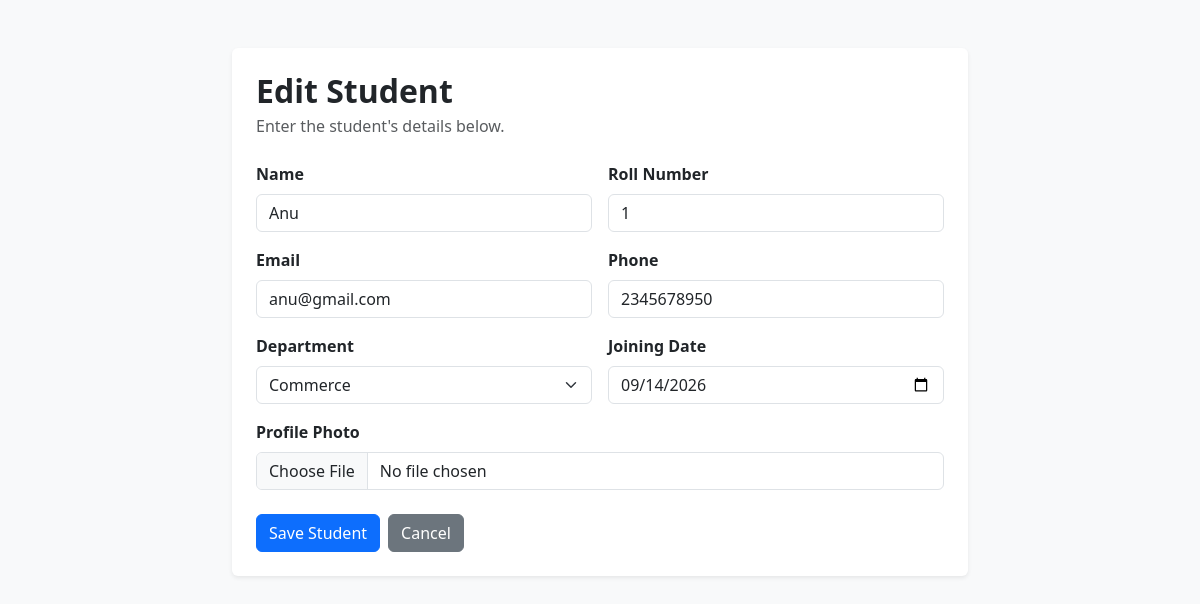
The app's page /students/2/edit/ with its own data.
### students/models.py (models this page shows, shortened)
class Student(models.Model):
    name = models.CharField(
        max_length=150
    )
    roll_number = models.CharField(
        max_length=30,
        unique=True
    )
    email = models.EmailField(
        unique=True
    )
    phone = models.CharField(
        max_length=20
    )
    department = models.CharField(
        max_length=100
    )
    joining_date = models.DateField(
        default=timezone.localdate
    )
    photo = models.ImageField(
        upload_to='students/',
        blank=True
    )

### students/views.py (the view)
# urls.py: path('<int:id>/edit/', views.student_edit, name='student_edit'),
def student_edit(request, id):
    student = get_object_or_404(Student, id=id)
    if request.method == 'POST':
        form = StudentForm(
            request.POST,
            request.FILES,
            instance=student
        )
        if form.is_valid():
            form.save()
            return redirect('student_list')
    else:
        form = StudentForm(instance=student)
    return render(request, 'students/student_form.html', {
        'form': form,
        'title': 'Edit Student',
        'student': student,
    })

### templates/students/student_form.html (shortened to what this page needs)
<!DOCTYPE html>
<html lang="en">
<head>
    <link href="https://cdn.jsdelivr.net/npm/bootstrap@5.3.3/dist/css/bootstrap.min.css"
          rel="stylesheet">
</head>
<body class="bg-light">
<div class="container py-5">
    <div class="row justify-content-center">
        <div class="col-lg-8">
            <div class="card shadow-sm border-0">
                <div class="card-body p-4">
                    <h2 class="fw-bold mb-1">
                        {{ title }}
                    </h2>
                    <p class="text-muted mb-4">
                        Enter the student's details below.
                    </p>
                    <form method="POST" enctype="multipart/form-data">
                        <div class="row g-3">
                            <div class="col-md-6">
                                <label class="form-label fw-semibold">
                                    Name
                                </label>
                                {{ form.name }}
                            </div>
                            <div class="col-md-6">
                                <label class="form-label fw-semibold">
                                    Roll Number
                                </label>
                                {{ form.roll_number }}
                            </div>
                            <div class="col-md-6">
                                <label class="form-label fw-semibold">
                                    Email
                                </label>
                                {{ form.email }}
                            </div>
                            <div class="col-md-6">
                                <label class="form-label fw-semibold">
                                    Phone
                                </label>
                                {{ form.phone }}
                            </div>
                            <div class="col-md-6">
                                <label class="form-label fw-semibold">
                                    Department
                                </label>
                                {{ form.department }}
                            </div>
                            <div class="col-md-6">
                                <label class="form-label fw-semibold">
                                    Joining Date
                                </label>
                                {{ form.joining_date }}
                            </div>
                            <div class="col-12">
                                <label class="form-label fw-semibold">
                                    Profile Photo
                                </label>
                                {{ form.photo }}
                            </div>
                        </div>
                        <div class="mt-4 d-flex gap-2">
                            <button type="submit"
                                    class="btn btn-primary">
                                Save Student
                            </button>
                            <a href="{% url 'student_list' %}"
                               class="btn btn-secondary">
                                Cancel
                            </a>
                        </div>
                    </form>
                </div>
            </div>
        </div>
    </div>
</div>
</body>
</html>

### records on screen
Student: name "Anu", roll_number "1", email "anu@gmail.com", phone "2345678950", department "Commerce", joining_date "09/14/2026"

### other values on screen
{{ title }} "Edit Student"
